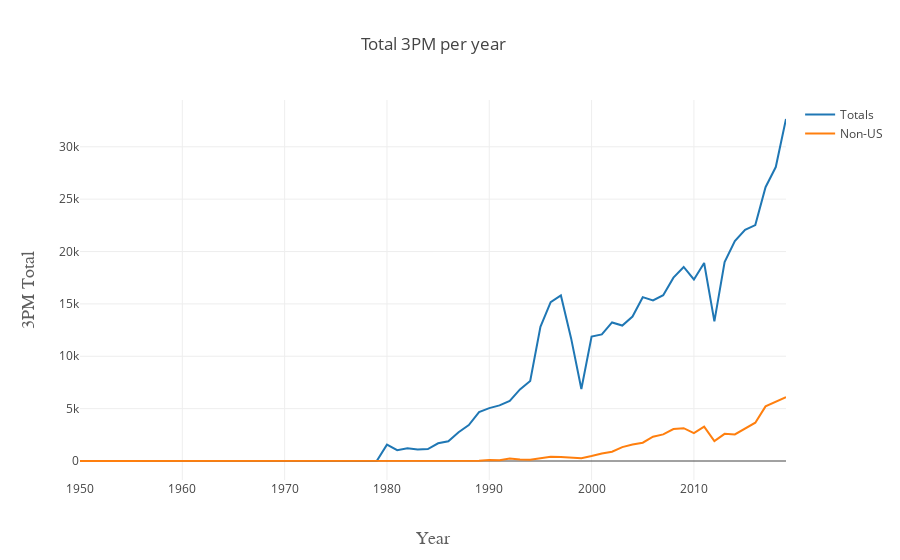

Notebook code for this chart:
### Markdown cell above
#### Made 3 Point Shots

### Code cell
trace1 = go.Scatter(
    x=stat_by_year.index,
    y=stat_by_year['3P'],
    name='Totals'
)
trace2 = go.Scatter(
    x=stati_by_year.index,
    y=stati_by_year['3P'],
    name='Non-US'
)

data = [trace1, trace2]
layout = go.Layout(
    title=go.layout.Title(
        text='Total 3PM per year',
        xref='paper',
    ),
    xaxis=go.layout.XAxis(
        title=go.layout.xaxis.Title(
            text='Year',
            font=dict(
                family='Courier New, monospace',
                size=18,
                color='#5f5f5f'
            )
        )
    ),
    yaxis=go.layout.YAxis(
        title=go.layout.yaxis.Title(
            text='3PM Total',
            font=dict(
                family='Courier New, monospace',
                size=18,
                color='#5f5f5f'
            )
        )
    )
)
fig = go.Figure(data=data, layout=layout)
py.offline.iplot(fig)

### Figure 1 — Plotly figure (JSON) as saved in the notebook; plotly's stock layout.template omitted (floating-point values rounded to 4 significant figures)
{"data": [{"name": "Totals", "type": "scatter", "uid": "a83bfeba-4579-4ae5-b918-a0bdaee7a5bb", "x": [1950, 1951, 1952, 1953, 1954, 1955, 1956, 1957, 1958, 1959, 1960, 1961, 1962, 1963, 1964, 1965, 1966, 1967, 1968, 1969, 1970, 1971, 1972, 1973, 1974, 1975, 1976, 1977, 1978, 1979, 1980, 1981, 1982, 1983, 1984, 1985, 1986, 1987, 1988, 1989, 1990, 1991, 1992, 1993, 1994, 1995, 1996, 1997, 1998, 1999, 2000, 2001, 2002, 2003, 2004, 2005, 2006, 2007, 2008, 2009, 2010, 2011, 2012, 2013, 2014, 2015, 2016, 2017, 2018, 2019], "y": [0, 0, 0, 0, 0, 0, 0, 0, 0, 0, 0, 0, 0, 0, 0, 0, 0, 0, 0, 0, 0, 0, 0, 0, 0, 0, 0, 0, 0, 0, 1561, 1035, 1206, 1091, 1139, 1692, 1886, 2753, 3433, 4678, 5050, 5307, 5736, 6836, 7646, 12809, 15163, 15806, 11706, 6874, 11878, 12087, 13230, 12933, 13789, 15643, 15325, 15825, 17504, 18529, 17336, 18902, 13325, 19002, 21004, 22080, 22525, 26140, 28065, 32654]}, {"name": "Non-US", "type": "scatter", "uid": "19fda1cc-6609-4d2f-8ca4-cdbf49dfc11d", "x": [1950, 1951, 1952, 1953, 1954, 1955, 1956, 1957, 1958, 1974, 1975, 1976, 1977, 1978, 1979, 1980, 1981, 1982, 1983, 1984, 1985, 1986, 1987, 1988, 1989, 1990, 1991, 1992, 1993, 1994, 1995, 1996, 1997, 1998, 1999, 2000, 2001, 2002, 2003, 2004, 2005, 2006, 2007, 2008, 2009, 2010, 2011, 2012, 2013, 2014, 2015, 2016, 2017, 2018, 2019], "y": [0, 0, 0, 0, 0, 0, 0, 0, 0, 0, 0, 0, 0, 0, 0, 0, 0, 2, 0, 4, 0, 4, 35, 6, 35, 85, 71, 246, 144, 123, 236, 413, 371, 355, 268, 470, 725, 887, 1322, 1567, 1749, 2321, 2541, 3046, 3135, 2670, 3277, 1905, 2596, 2540, 3122, 3655, 5213, 5654, 6106]}], "layout": {"title": {"text": "Total 3PM per year", "xref": "paper"}, "xaxis": {"title": {"font": {"color": "#5f5f5f", "family": "Courier New, monospace", "size": 18}, "text": "Year"}}, "yaxis": {"title": {"font": {"color": "#5f5f5f", "family": "Courier New, monospace", "size": 18}, "text": "3PM Total"}}}}
